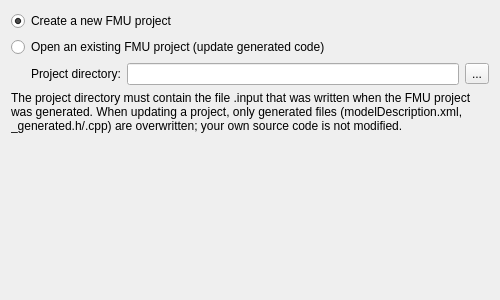
<?xml version="1.0" encoding="UTF-8"?>
<ui version="4.0">
 <class>WizardPageProject</class>
 <widget class="QWidget" name="WizardPageProject">
  <property name="geometry">
   <rect>
    <x>0</x>
    <y>0</y>
    <width>500</width>
    <height>300</height>
   </rect>
  </property>
  <property name="windowTitle">
   <string>Form</string>
  </property>
  <layout class="QVBoxLayout" name="verticalLayout">
   <item>
    <widget class="QRadioButton" name="radioButtonNew">
     <property name="text">
      <string>Create a new FMU project</string>
     </property>
     <property name="checked">
      <bool>true</bool>
     </property>
    </widget>
   </item>
   <item>
    <widget class="QRadioButton" name="radioButtonOpen">
     <property name="text">
      <string>Open an existing FMU project (update generated code)</string>
     </property>
    </widget>
   </item>
   <item>
    <layout class="QHBoxLayout" name="horizontalLayout">
     <property name="leftMargin">
      <number>20</number>
     </property>
     <item>
      <widget class="QLabel" name="labelProjectDir">
       <property name="text">
        <string>Project directory:</string>
       </property>
      </widget>
     </item>
     <item>
      <widget class="QLineEdit" name="lineEditProjectDir"/>
     </item>
     <item>
      <widget class="QToolButton" name="toolButtonBrowseProject">
       <property name="text">
        <string>...</string>
       </property>
      </widget>
     </item>
    </layout>
   </item>
   <item>
    <widget class="QLabel" name="labelInfo">
     <property name="text">
      <string>The project directory must contain the file &lt;model name&gt;.input that was written when the FMU project was generated. When updating a project, only generated files (modelDescription.xml, &lt;model name&gt;_generated.h/.cpp) are overwritten; your own source code is not modified.</string>
     </property>
     <property name="wordWrap">
      <bool>true</bool>
     </property>
     <property name="margin">
      <number>20</number>
     </property>
    </widget>
   </item>
   <item>
    <spacer name="verticalSpacer">
     <property name="orientation">
      <enum>Qt::Vertical</enum>
     </property>
     <property name="sizeHint" stdset="0">
      <size>
       <width>20</width>
       <height>40</height>
      </size>
     </property>
    </spacer>
   </item>
  </layout>
 </widget>
 <resources/>
 <connections/>
</ui>
